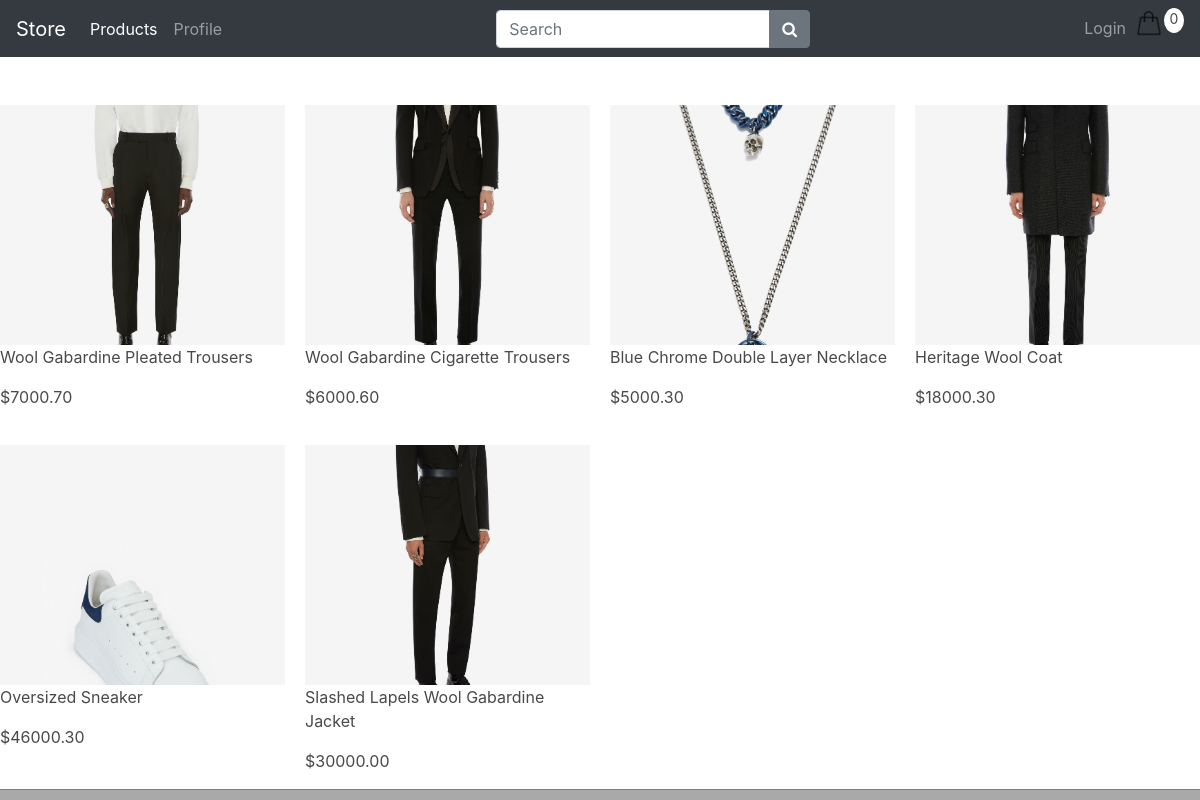
Page /products on the committed database.
### shopify/models.py (models this page shows, shortened)
class Product(models.Model):
    name = models.CharField(max_length=100)
    description = models.TextField()
    price = models.DecimalField(max_digits=7,decimal_places=2,null=True)
    date_posted = models.DateTimeField(auto_now_add=True)
    image = models.ImageField(null=True, blank=True)
    @property
    def imageURL(self):
        try:
            url = self.image.url
        except:
            url = ''
        return url

### shopify/views.py (the view)
# urls.py: path('products',views.products,name='products'),
def products(request):
    products = Product.objects.all()
    context = {'products':products}
    return render(request,'shopify/products.html',context)

### shopify/basket.py (called while the page is built)
    def __len__(self):
        return sum(item['qty'] for item in self.basket.values())

### shopify/context_processors.py (called while the page is built)
def basket (request):
    return {'basket':Basket(request)}

### shopify/templates/shopify/products.html
{% extends 'shopify/main.html' %}
{% load static %}
{% block content %}
     <section class="s1">
        <div class="main-container">
          <div class="product-wrapper">
          {% for product in products %}
                <div class="post">
                    <a href="{% url 'product_detail' product.id %}" style="text-decoration: none;"><img src="{{product.imageURL}}" id="thumbnail"></a>
                    <a href="{% url 'product_detail' product.id %}" style="text-decoration: none;"><p style="align-items: center;">{{product.name}}</p></a>
                    <a href="{% url 'product_detail' product.id %}" style="text-decoration: none;"><p >${{product.price|floatformat:2}}</p></a>
                </div>
          {% endfor %}
          </div>
        </div>
      </section>
{% endblock content %}

### shopify/templates/shopify/main.html (shortened to what this page needs)
<!DOCTYPE html>
{% load static %}
<html lang="en">
<head>
    <link rel="stylesheet" href="https://stackpath.bootstrapcdn.com/bootstrap/4.5.2/css/bootstrap.min.css">
    <link rel="stylesheet" href="https://maxcdn.bootstrapcdn.com/font-awesome/4.7.0/css/font-awesome.min.css">
    <link rel="stylesheet" href="{% static 'css/style.css' %}">
</head>
<body>
        <nav class="navbar navbar-expand-md navbar-dark bg-dark" id="navbar">
            <a href="{% url 'store' %}" class="navbar-brand">Store</a>
            <div class="collapse navbar-collapse justify-content-between" id="navbarCollapse">
                <div class="navbar-nav">
                    <a href="{% url 'products' %}" class="nav-item nav-link active">Products</a>
                    <a href="#" class="nav-item nav-link">Profile</a>
                </div>
                <form class="form-inline">
                    <div class="input-group">
                        <input type="text" class="form-control" placeholder="Search">
                        <div class="input-group-append">
                            <button type="button" class="btn btn-secondary"><i class="fa fa-search"></i></button>
                        </div>
                    </div>
                </form>
                <div class="navbar-nav">
                    <a href="#" class="nav-item nav-link">Login</a>
                    <a href="{% url 'cart' %}">
                    <img src="{% static 'images/cart.png' %}" id="cart">
                    </a>
                    {% with total_qty=basket|length %}
                        <p id="cart-total">
                            {% if total_qty > 0 %}
                                {{total_qty}}</p>
                            {% else %}
                                0
                            {% endif %}
                        </p>
                    {% endwith %}
                </div>
            </div>
        </nav>
        <br>
        <br>
        {% block content %}
        {% endblock content %}
    <section class="s2">
        <div class="main-container">
            <div class="contact-wrapper">
            </div>
        </div>
    </section>
</body>
</html>

### static/css/style.css (style rules this page uses)
:root { --mainColor:white; --mainText:rgb(75, 72, 72); }
a { text-decoration: none; color: rgb(66, 230, 175); }
p,li,span,label,input,textarea { color: var(--mainText); }
.s1 { border-bottom: 0.5px solid gray; }
.s2 { background-color: darkgrey; position: fixed; }
.main-container { width: 1200px; margin:0 auto; }
#cart { width: 30px; height: 30px; object-fit: cover; }
#cart-total { display: block; text-align: center; width: 20px; height: 25px; background-color: var(--mainColor); border-radius: 50%; font-size: 14px; }
.contact-wrapper { display: grid; grid-template-columns: 1fr 1fr; padding-top: 10px; padding-bottom: 10px; align-items: center; }
.product-wrapper { display: grid; grid-template-columns: 1fr 1fr 1fr 1fr; gap: 20px; justify-content: center; }
#thumbnail { width: 100%; height: 240px; object-fit: cover; cursor: pointer; }

### rows in the picture
Product: imageURL (picture), name "Wool Gabardine Pleated Trousers", price "7000.70"
Product: imageURL (picture), name "Wool Gabardine Cigarette Trousers", price "6000.60"
Product: imageURL (picture), name "Blue Chrome Double Layer Necklace", price "5000.30"
Product: imageURL (picture), name "Heritage Wool Coat", price "18000.30"
Product: imageURL (picture), name "Oversized Sneaker", price "46000.30"
Product: imageURL (picture), name "Slashed Lapels Wool Gabardine Jacket", price "30000.00"
